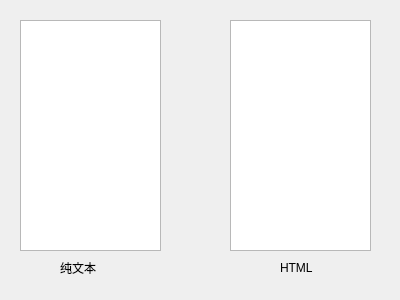
<?xml version="1.0" encoding="UTF-8"?>
<ui version="4.0">
 <class>Form</class>
 <widget class="QWidget" name="Form">
  <property name="geometry">
   <rect>
    <x>0</x>
    <y>0</y>
    <width>400</width>
    <height>300</height>
   </rect>
  </property>
  <property name="windowTitle">
   <string>Form</string>
  </property>
  <widget class="QTextEdit" name="textEdit">
   <property name="geometry">
    <rect>
     <x>20</x>
     <y>20</y>
     <width>141</width>
     <height>231</height>
    </rect>
   </property>
  </widget>
  <widget class="QTextEdit" name="textEdit_2">
   <property name="geometry">
    <rect>
     <x>230</x>
     <y>20</y>
     <width>141</width>
     <height>231</height>
    </rect>
   </property>
  </widget>
  <widget class="QLabel" name="label">
   <property name="geometry">
    <rect>
     <x>60</x>
     <y>260</y>
     <width>53</width>
     <height>15</height>
    </rect>
   </property>
   <property name="text">
    <string>纯文本</string>
   </property>
  </widget>
  <widget class="QLabel" name="label_2">
   <property name="geometry">
    <rect>
     <x>280</x>
     <y>260</y>
     <width>53</width>
     <height>15</height>
    </rect>
   </property>
   <property name="text">
    <string>HTML</string>
   </property>
  </widget>
 </widget>
 <resources/>
 <connections/>
</ui>
